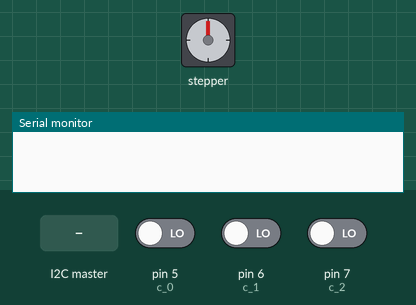
Simulated run of this sketch. Board: Arduino Uno, built with avr-gcc and run on an emulated ATmega328P. On the bench: stepper motor, the last lines printed to the serial monitor. Wiring (inferred from the names in the program): stepper motor driver (200 steps per turn assumed): step pin 4; direction pin 3; enable pin 2. The inputs (shaded band) are chosen by the test bench; at power-on: pin 6 (c_1) LOW, pin 5 (c_0) LOW, pin 7 (c_2) LOW.

Above: at 1.2 s.
1.3 s: the I2C master sends the byte 1
At 2.2 s:
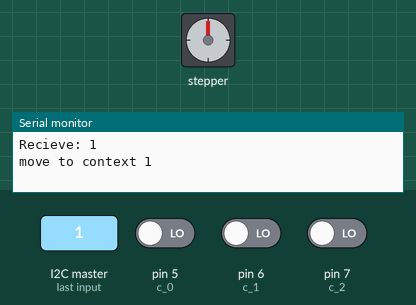
4.3 s: pin 6 (c_1) driven HIGH
5.8 s: the I2C master sends the byte 0
At 6.5 s:
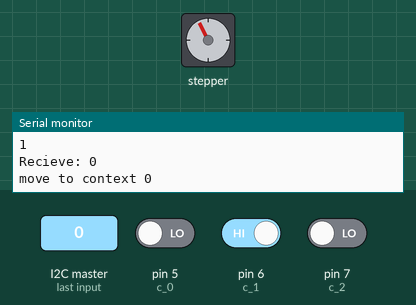
8.8 s: pin 5 (c_0) driven HIGH
At 9.9 s:
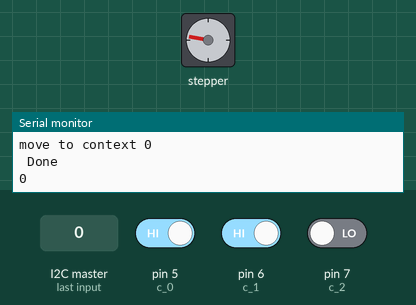
10.3 s: the I2C master sends the byte 2
At 10.9 s:
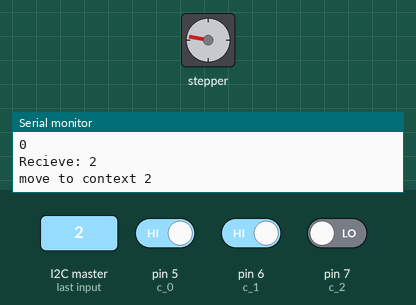
13.3 s: pin 7 (c_2) driven HIGH
Timing chart, 0 to 15.8 s (numbered marks = the images above; inputs shaded):
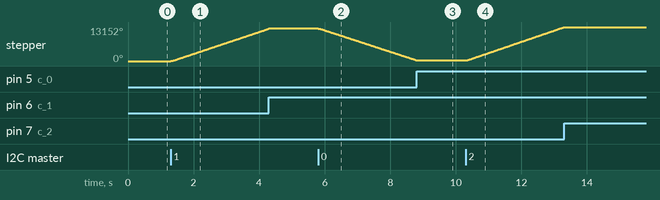

The sketch:

slave1_motor2.ino
```cpp
#include <Wire.h>

int ena=2;
int dir=3;
int pul=4;
//input
int c_0=5;
int c_1=6;
int c_2=7;

byte num=-1;//default to turn off the led
//variables
int ctx[3];
int c_ctx;

int de_init = 200;
int de_stop;
int de_stops[3] = {20,25,30};
int de = de_init;
int motor_count_num = 0;
void setup() {
  // put your setup code here, to run once:
pinMode(ena,OUTPUT);digitalWrite(ena,HIGH);
pinMode(dir,OUTPUT);digitalWrite(dir,LOW);
pinMode(pul,OUTPUT);digitalWrite(pul,LOW);
pinMode(c_0,INPUT);
pinMode(c_1,INPUT);
pinMode(c_2,INPUT);

Wire.begin(1);
Wire.onReceive(receiveinfo);
Serial.begin(9600);
}

void loop() {
//  if (Serial.available()){num = Serial.read();}
//  Serial.println(num);
  rec();
  if (ctx[0]==1){
    c_ctx=0;
  }
  if (ctx[1]==1){
    c_ctx=1;
  }
  if (ctx[2]==1){
    c_ctx=2;
  }
}

void motor_count(){
  motor_count_num = motor_count_num +1;
  if (motor_count_num%3==0){
    de_stop = de_stops[0];
  }else if (motor_count_num%3==1){
    de_stop = de_stops[1];
  }else{
    de_stop = de_stops[2];
  }
}

void rec(){
  switch (num)
  {
    case 0:// go to context 0
      Serial.println("move to context 0");
      digitalWrite(ena,LOW);
      digitalWrite(dir,LOW);//leaving motor
      motor_count();
      do{Read_ctx();pulse_stepper(pul);}while(ctx[0]==0);
      de = de_init;
      Serial.println(" Done");
      digitalWrite(ena,HIGH);
      c_ctx=0;
      Serial.println(c_ctx);
      num=-1;
      break;

    case 1://go to context 1
      Serial.println("move to context 1");
      digitalWrite(ena,LOW);
      if (c_ctx==0){
        digitalWrite(dir,HIGH);//approaching motor
        }
      if (c_ctx==2){
        digitalWrite(dir,LOW);//leaving motor
        }else{;}
       motor_count();
      do{Read_ctx();pulse_stepper(pul);}while(ctx[1]==0);
      de = de_init;
      Serial.println(" Done");
      digitalWrite(ena,HIGH);
      c_ctx=1;
      Serial.println(c_ctx);
      num=-1;
      break;

      case 2://go to context 2
      Serial.println("move to context 2");
      digitalWrite(ena,LOW);
      digitalWrite(dir,HIGH);//approaching motor
      motor_count();
      do{Read_ctx();pulse_stepper(pul);}while(ctx[2]==0);
      de = de_init;
      Serial.println(" Done");
      digitalWrite(ena,HIGH);
      c_ctx=2;
      Serial.println(c_ctx);
      num=-1;
      break;

    default:
      Read_ctx();
//      if (ctx[0]==1){
//        c_ctx=0;
//      }
//      if (ctx[1]==1){
//        c_ctx=1;
//      }
//      if (ctx[2]==1){
//        c_ctx=2;
//      }
//      if (ctx[0]==0 && ctx[0]==0 && ctx[0]==0){
//        do{Read_ctx();pulse_stepper(pul);}while(ctx[2]==0);
//      }
      break;}}

void Read_ctx(){
  if (Read_digital(c_0,5)>0.9){ctx[0]=1;}else{ctx[0]=0;}
  if (Read_digital(c_1,5)>0.9){ctx[1]=1;}else{ctx[1]=0;}
  if (Read_digital(c_2,5)>0.9){ctx[2]=1;}else{ctx[2]=0;}
//  Serial.print(Read_digital(c_0,10));Serial.print(" ");
//  Serial.print(Read_digital(c_1,10));Serial.print(" ");
//  Serial.println(Read_digital(c_2,10));
//  delay(100);
}
void receiveinfo() {
  while (Wire.available()) {
    num = Wire.read();
//    if(num==0){go_ctx=0;}
//    else if (num==1){go_ctx=1;}
//    else if (num==2){go_ctx=2;}
//    else{go_ctx = go_ctx;}

    Serial.print("Recieve: ");
    Serial.println(num);
    }}

void pulse_stepper2(int port_out)
{
  digitalWrite(port_out, HIGH);
  int one_pulse_time = 500000/400/40;

  delayMicroseconds(one_pulse_time );
  //细分是2,表示一圈要400个pulse;半周期是500000us/400;如果要1s2圈，那么半周期就是500000us/400/2
  //delayMicroseconds(483);
  digitalWrite(port_out, LOW);
  delayMicroseconds(one_pulse_time );
  //delayMicroseconds(483);
}


void pulse_stepper(int port_out)
{
  if (de>de_stop){
    de = de-1;
  }
  digitalWrite(port_out, HIGH);
  delayMicroseconds(de);
  digitalWrite(port_out, LOW);
  delayMicroseconds(de);
}

float Read_digital(int digital, int times) {
  float sum = 0;
  for (int i = 0; i < times; i++) {
    int value = digitalRead(digital);
    sum = sum + value;
  }
  return sum / times;
}
```

Measured:
- after the input at 1.3 s, stepper: keeps turning clockwise at about 4191°/s, starting at once
- after the input at 5.8 s, stepper: keeps turning counter-clockwise at about 4098°/s, starting at once
- after the input at 8.8 s, stepper: goes on until 8.8 s, then stays 280°
- after the input at 10.3 s, stepper: keeps turning clockwise at about 4292°/s, starting at once
